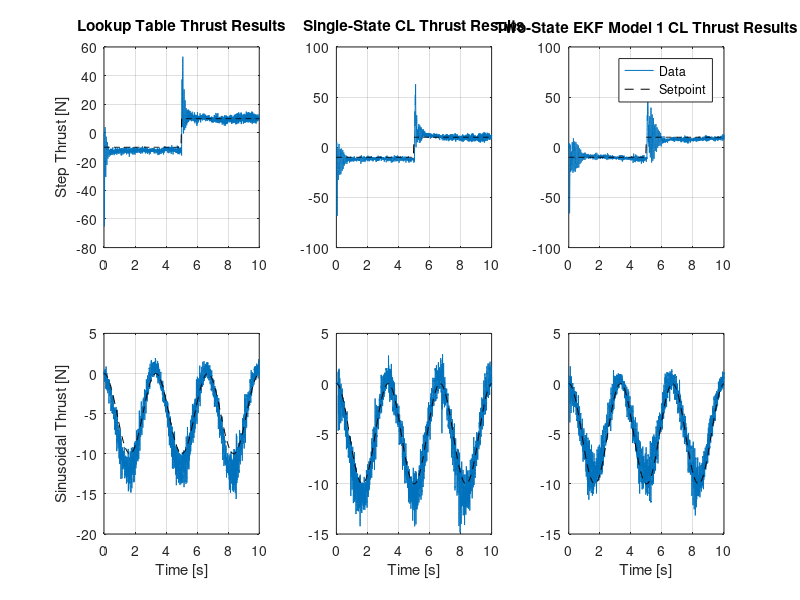
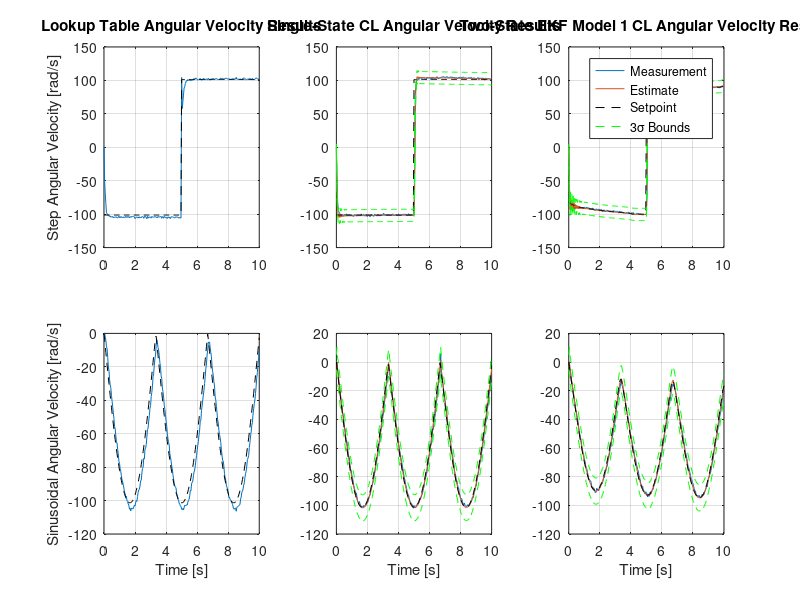
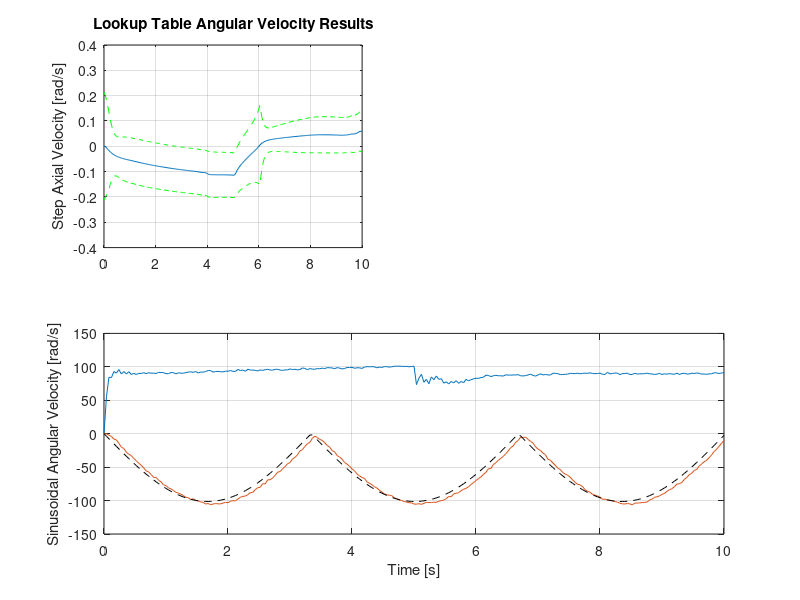

Source code (MATLAB) for these figures, in order:
% Initialize
clear; close all;

% Import data
lenstepL = 560:10560;
lensineL = 550:10550;
lenstep1 = 400:10400;
lensine1 = 500:10500;
lenstep2kf1 = 270:10270;
lensine2kf1 = 430:10430;
t = 0:.04:10;
load('CLLookupStep.mat')
ndLstep = nd;
TdLstep = Td;
uLstep = u;
yLstep = y;
StepL = csvread('CLLookupStep.csv');
tLstep = StepL(1:length(lenstepL),2);
TLstep = -StepL(lenstepL,16);
load('CLLookupSine.mat')
ndLsine = nd;
TdLsine = Td;
uLsine = u;
yLsine = y;
SineL = csvread('CLLookupSine.csv');
tLsine = SineL(1:length(lensineL),2);
TLsine = -SineL(lensineL,16);
load('CL1stateStep.mat')
nd1step = nd;
nhat1step = nhat(1:(end-1));
P1step = P(1:(end-1));
Td1step = Td;
u1step = u;
y1step = y;
Step1 = csvread('CL1stateStep.csv');
t1step = Step1(1:length(lenstep1),2);
T1step = -Step1(lenstep1,16);
load('CL1stateSine.mat')
nd1sine = nd;
nhat1sine = nhat(1:(end-1));
P1sine = P(1:(end-1));
Td1sine = Td;
u1sine = u;
y1sine = y;
Sine1 = csvread('CL1stateSine.csv');
t1sine = Sine1(1:length(lensine1),2);
T1sine = -Sine1(lensine1,16);
load('CL2stateKF1Step.mat')
nd2KF1step = nd;
nhat2KF1step = nhat(1:(end-1));
vhat2KF1step = vhat(1:(end-1));
vahat2KF1step = vahat(1:(end-1));
P2KF1step = P(:,:,1:(end-1));
Td2KF1step = Td;
u2KF1step = u;
y2KF1step = y;
Step2KF1 = csvread('CL2stateKF1Step.csv');
t2KF1step = Step2KF1(1:length(lenstep2kf1),2);
T2KF1step = -Step2KF1(lenstep2kf1,16);
load('CL2stateKF1Sine.mat')
nd2KF1sine = nd;
nhat2KF1sine = nhat(1:(end-1));
vhat2KF1sine = vhat(1:(end-1));
vahat2KF1sine = vahat(1:(end-1));
P2KF1sine = P(:,:,1:(end-1));
Td2KF1sine = Td;
u2KF1sine = u;
y2KF1sine = y;
Sine2KF1 = csvread('CL2stateKF1Sine.csv');
t2KF1sine = Sine2KF1(1:length(lensine2kf1),2);
T2KF1sine = -Sine2KF1(lensine2kf1,16);

% Plot
figure
subplot(2,3,1)
plot(tLstep,TLstep,t,TdLstep,'--k')
ylabel('Step Thrust [N]')
title('Lookup Table Thrust Results')
grid
subplot(2,3,4)
plot(tLsine,TLsine,t,TdLsine,'--k')
xlabel('Time [s]'),ylabel('Sinusoidal Thrust [N]')
grid
subplot(2,3,2)
plot(t1step,T1step,t,Td1step,'--k')
title('Single-State CL Thrust Results')
grid
subplot(2,3,5)
plot(t1sine,T1sine,t,Td1sine,'--k')
xlabel('Time [s]')
grid
subplot(2,3,3)
plot(t2KF1step,T2KF1step,t,Td2KF1step,'--k')
legend('Data','Setpoint')
title('Two-State EKF Model 1 CL Thrust Results')
grid
subplot(2,3,6)
plot(t2KF1sine,T2KF1sine,t,Td2KF1sine,'--k')
xlabel('Time [s]')
grid

figure
subplot(2,3,1)
plot(t,sign(ndLstep).*yLstep,t,ndLstep,'--k')
ylabel('Step Angular Velocity [rad/s]')
title('Lookup Table Angular Velocity Results')
grid
subplot(2,3,4)
plot(t,sign(ndLsine).*yLsine,t,ndLsine,'--k')
xlabel('Time [s]'),ylabel('Sinusoidal Angular Velocity [rad/s]')
grid
subplot(2,3,2)
plot(t,sign(nhat1step).*y1step,t,nhat1step,t,nd1step,'--k',t,nhat1step+3*sqrt(P1step),'--g',t,nhat1step-3*sqrt(P1step),'--g')
title('Single-State CL Angular Velocity Results')
grid
subplot(2,3,5)
plot(t,sign(nhat1sine).*y1sine,t,nhat1sine,t,nd1sine,'--k',t,nhat1sine+3*sqrt(P1sine),'--g',t,nhat1sine-3*sqrt(P1sine),'--g')
xlabel('Time [s]')
grid
subplot(2,3,3)
plot(t,sign(nhat2KF1step).*(y2KF1step(1,:).'),t,nhat2KF1step,t,nd2KF1step,'--k',t,nhat2KF1step+3*sqrt(squeeze(P2KF1step(1,1,:))),'--g',t,nhat2KF1step-3*sqrt(squeeze(P2KF1step(1,1,:))),'--g')
legend('Measurement','Estimate','Setpoint','3\sigma Bounds')
title('Two-State EKF Model 1 CL Angular Velocity Results')
grid
subplot(2,3,6)
plot(t,sign(nhat2KF1sine).*(y2KF1sine(1,:).'),t,nhat2KF1sine,t,nd2KF1sine,'--k',t,nhat2KF1sine+3*sqrt(squeeze(P2KF1sine(1,1,:))),'--g',t,nhat2KF1sine-3*sqrt(squeeze(P2KF1sine(1,1,:))),'--g')
xlabel('Time [s]')
grid

figure
subplot(2,2,1)
plot(t,vhat2KF1step,t,vhat2KF1step+3*sqrt(squeeze(P2KF1step(2,2,:))),'--g',t,vhat2KF1step-3*sqrt(squeeze(P2KF1step(2,2,:))),'--g')
ylabel('Step Axial Velocity [rad/s]')
title('Lookup Table Angular Velocity Results')
grid
subplot(2,1,2)
plot(t,y2KF1step(1,:),t,sign(ndLsine).*yLsine,t,ndLsine,'--k')
xlabel('Time [s]'),ylabel('Sinusoidal Angular Velocity [rad/s]')
grid